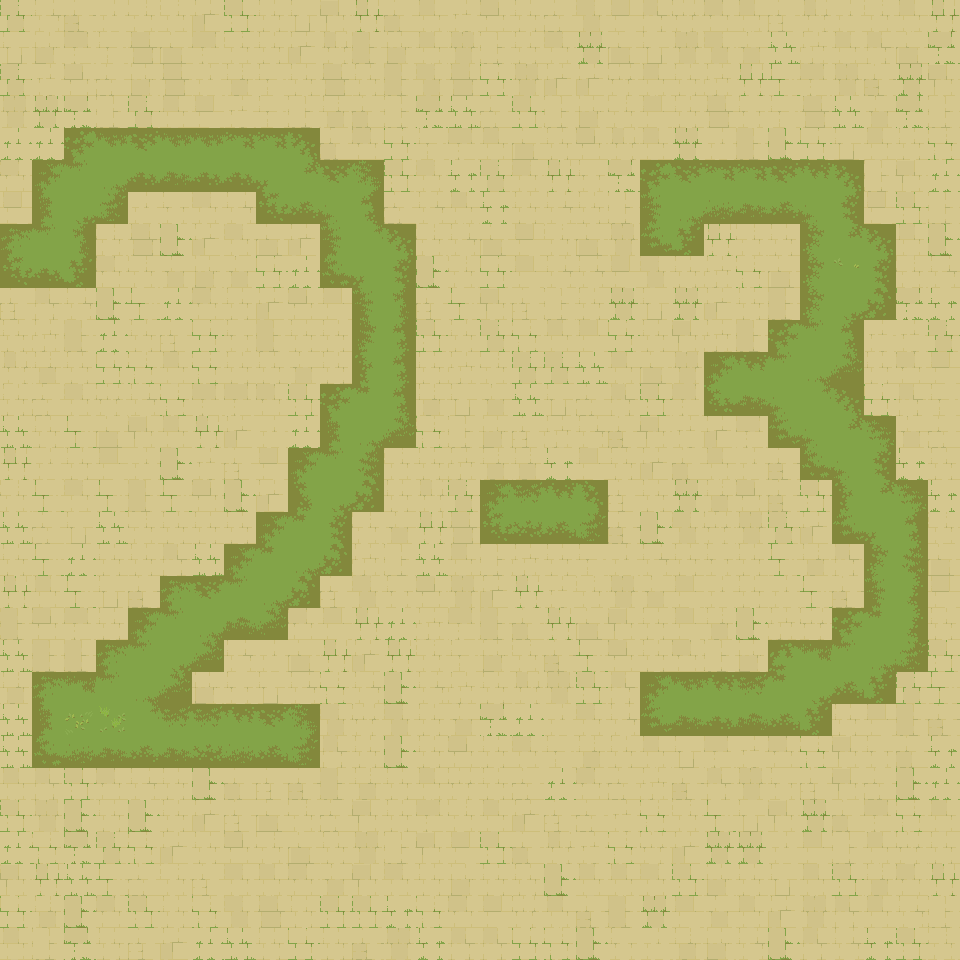

Rendered tile map (Tiled .tmx) drawn with the repository's tilesets; below, a short description and the map source with its tile grids summarised:
An orthogonal 30x30 tile map with 32x32 px tiles, 4 tile layers (ground, water, walls-1-2-3-4, walls-5-6-7-8), 18 tilesets and 810 objects (810x water).

<map version="1.10" tiledversion="1.10.1" orientation="orthogonal" renderorder="right-down" width="30" height="30" tilewidth="32" tileheight="32" infinite="0" nextlayerid="17" nextobjectid="862">
 <properties>
  <property name="AutomappingRadius" type="int" value="4" />
 </properties>
 <tileset firstgid="1" source="Terrain - Ancient Ruins.tsx" />
 <tileset firstgid="2210" source="Ancient Ruins-Tileset - wall 1.tsx" />
 <tileset firstgid="2450" source="Ancient Ruins-Tileset - wall 3.tsx" />
 <tileset firstgid="2690" source="Ancient Ruins-Tileset - wall 4.tsx" />
 <tileset firstgid="2930" source="Ancient Ruins-Tileset - wall 5.tsx" />
 <tileset firstgid="3170" source="Ancient Ruins-Tileset - wall 6.tsx" />
 <tileset firstgid="3410" source="Ancient Ruins-Tileset - wall 7.tsx" />
 <tileset firstgid="3650" source="Ancient Ruins-Tileset - wall 8.tsx" />
 <tileset firstgid="3890" source="Ancient Ruins-Animated Terrains-16 frames.tsx" />
 <tileset firstgid="6230" source="Ancient Ruins-Animated Terrains-16 frames-with transparency.tsx" />
 <tileset firstgid="8570" source="Ancient Ruins-Animated Terrains-8 frames.tsx" />
 <tileset firstgid="9527" source="Ancient Ruins-Animated Terrains-8 frames-with transparency.tsx" />
 <tileset firstgid="10484" source="Ancient Ruins-Animated Terrains2-16 frames.tsx" />
 <tileset firstgid="12824" source="Ancient Ruins-Animated Terrains2-8 frames.tsx" />
 <tileset firstgid="13781" source="Ancient Ruins-Animated Terrains2-8 frames-with transparency.tsx" />
 <tileset firstgid="14738" source="Ancient Ruins-Animated Terrains2-16 frames-with transparency.tsx" />
 <tileset firstgid="17078" source="Ancient Ruins-Tileset-Terrain2.tsx" />
 <tileset firstgid="21108" source="Ancient Ruins-Tileset - wall 2.tsx" />
 <layer id="13" name="ground" width="30" height="30">
  <data>[900 cells, 900 non-empty, 103 distinct tile ids]</data>
 </layer>
 <layer id="15" name="water" width="30" height="30">
  <data>[900 cells, 0 non-empty, 0 distinct tile ids]</data>
 </layer>
 <layer id="1" name="walls-1-2-3-4" width="30" height="30">
  <data>[900 cells, 0 non-empty, 0 distinct tile ids]</data>
 </layer>
 <layer id="6" name="walls-5-6-7-8" width="30" height="30">
  <data>[900 cells, 0 non-empty, 0 distinct tile ids]</data>
 </layer>
 <objectgroup id="16" name="objects">
  <object id="52" name="water" x="0" y="0" width="32" height="32" />
  <object id="53" name="water" x="32" y="0" width="32" height="32" />
  <object id="54" name="water" x="0" y="32" width="32" height="32" />
  <object id="55" name="water" x="32" y="32" width="32" height="32" />
  <object id="56" name="water" x="64" y="0" width="32" height="32" />
  <object id="57" name="water" x="64" y="32" width="32" height="32" />
  <object id="58" name="water" x="0" y="64" width="32" height="32" />
  <object id="59" name="water" x="32" y="64" width="32" height="32" />
  <object id="60" name="water" x="64" y="64" width="32" height="32" />
  <object id="61" name="water" x="96" y="0" width="32" height="32" />
  <object id="62" name="water" x="96" y="32" width="32" height="32" />
  <object id="63" name="water" x="96" y="64" width="32" height="32" />
  <object id="64" name="water" x="128" y="0" width="32" height="32" />
  <object id="65" name="water" x="128" y="32" width="32" height="32" />
  <object id="66" name="water" x="128" y="64" width="32" height="32" />
  <object id="67" name="water" x="160" y="0" width="32" height="32" />
  <object id="68" name="water" x="192" y="0" width="32" height="32" />
  <object id="69" name="water" x="160" y="32" width="32" height="32" />
  <object id="70" name="water" x="192" y="32" width="32" height="32" />
  <object id="71" name="water" x="224" y="0" width="32" height="32" />
  <object id="72" name="water" x="224" y="32" width="32" height="32" />
  <object id="73" name="water" x="160" y="64" width="32" height="32" />
  <object id="74" name="water" x="192" y="64" width="32" height="32" />
  <object id="75" name="water" x="224" y="64" width="32" height="32" />
  <object id="76" name="water" x="256" y="0" width="32" height="32" />
  <object id="77" name="water" x="256" y="32" width="32" height="32" />
  <object id="78" name="water" x="256" y="64" width="32" height="32" />
  <object id="79" name="water" x="288" y="0" width="32" height="32" />
  <object id="80" name="water" x="288" y="32" width="32" height="32" />
  <object id="81" name="water" x="288" y="64" width="32" height="32" />
  <object id="82" name="water" x="0" y="96" width="32" height="32" />
  <object id="83" name="water" x="32" y="96" width="32" height="32" />
  <object id="84" name="water" x="0" y="128" width="32" height="32" />
  <object id="85" name="water" x="32" y="128" width="32" height="32" />
  <object id="86" name="water" x="64" y="96" width="32" height="32" />
  <object id="87" name="water" x="64" y="128" width="32" height="32" />
  <object id="88" name="water" x="0" y="160" width="32" height="32" />
  <object id="89" name="water" x="32" y="160" width="32" height="32" />
  <object id="90" name="water" x="64" y="160" width="32" height="32" />
  <object id="91" name="water" x="96" y="96" width="32" height="32" />
  <object id="92" name="water" x="96" y="128" width="32" height="32" />
  <object id="93" name="water" x="96" y="160" width="32" height="32" />
  <object id="94" name="water" x="128" y="96" width="32" height="32" />
  <object id="95" name="water" x="128" y="128" width="32" height="32" />
  <object id="96" name="water" x="128" y="160" width="32" height="32" />
  <object id="97" name="water" x="160" y="96" width="32" height="32" />
  <object id="98" name="water" x="192" y="96" width="32" height="32" />
  <object id="99" name="water" x="160" y="128" width="32" height="32" />
  <object id="100" name="water" x="192" y="128" width="32" height="32" />
  <object id="101" name="water" x="224" y="96" width="32" height="32" />
  <object id="102" name="water" x="224" y="128" width="32" height="32" />
  <object id="103" name="water" x="160" y="160" width="32" height="32" />
  <object id="104" name="water" x="192" y="160" width="32" height="32" />
  <object id="105" name="water" x="224" y="160" width="32" height="32" />
  <object id="106" name="water" x="256" y="96" width="32" height="32" />
  <object id="107" name="water" x="256" y="128" width="32" height="32" />
  <object id="108" name="water" x="256" y="160" width="32" height="32" />
  <object id="109" name="water" x="288" y="96" width="32" height="32" />
  <object id="110" name="water" x="288" y="128" width="32" height="32" />
  <object id="111" name="water" x="288" y="160" width="32" height="32" />
  <object id="112" name="water" x="0" y="192" width="32" height="32" />
  <object id="113" name="water" x="32" y="192" width="32" height="32" />
  <object id="114" name="water" x="0" y="224" width="32" height="32" />
  <object id="115" name="water" x="32" y="224" width="32" height="32" />
  <object id="116" name="water" x="64" y="192" width="32" height="32" />
  <object id="117" name="water" x="64" y="224" width="32" height="32" />
  <object id="118" name="water" x="0" y="256" width="32" height="32" />
  <object id="119" name="water" x="32" y="256" width="32" height="32" />
  <object id="120" name="water" x="64" y="256" width="32" height="32" />
  <object id="121" name="water" x="96" y="192" width="32" height="32" />
  </objectgroup>
</map>
<!-- 740 of 810 objects omitted -->
